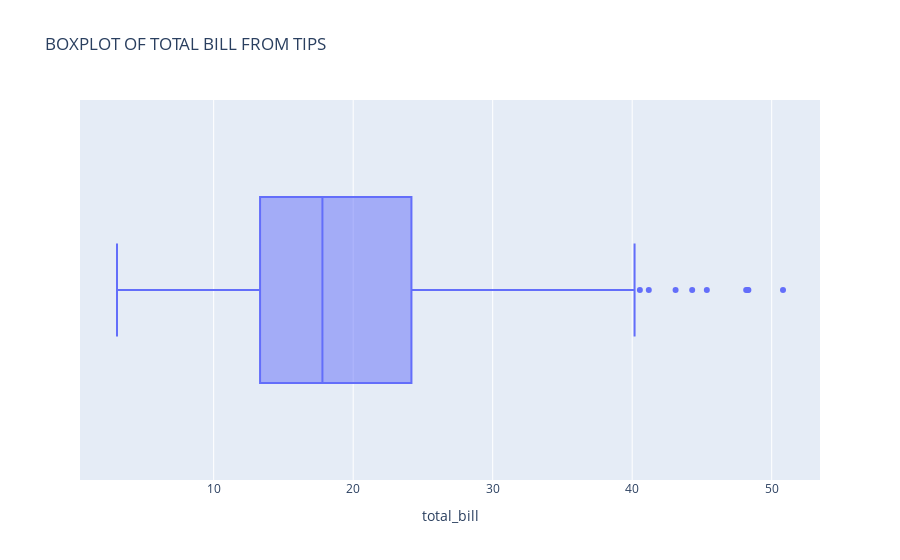

Notebook cell for this chart:
### Markdown cell above
Q2. Using the tips dataset in the Plotly library, plot a box plot using Plotly express.

### Code cell
tips = sns.load_dataset("tips")
px.box(data_frame=tips,x="total_bill",title="BOXPLOT OF TOTAL BILL FROM TIPS")

### Figure 1 — Plotly figure (JSON) as saved in the notebook; plotly's stock layout.template omitted (floating-point values rounded to 4 significant figures; data arrays with more than 128 entries replaced by an {"elided": "..."} marker saying what was removed)
{"data": [{"alignmentgroup": "True", "hovertemplate": "total_bill=%{x}<extra></extra>", "legendgroup": "", "marker": {"color": "#636efa"}, "name": "", "notched": false, "offsetgroup": "", "orientation": "h", "showlegend": false, "type": "box", "x": {"elided": "244 float values"}, "x0": " ", "xaxis": "x", "y0": " ", "yaxis": "y"}], "layout": {"autosize": true, "boxmode": "group", "legend": {"tracegroupgap": 0}, "title": {"text": "BOXPLOT OF TOTAL BILL FROM TIPS"}, "xaxis": {"anchor": "y", "autorange": true, "domain": [0, 1], "range": [0.4178, 53.46], "title": {"text": "total_bill"}, "type": "linear"}, "yaxis": {"anchor": "x", "autorange": true, "domain": [0, 1], "range": [-0.5, 0.5], "type": "category"}}}
